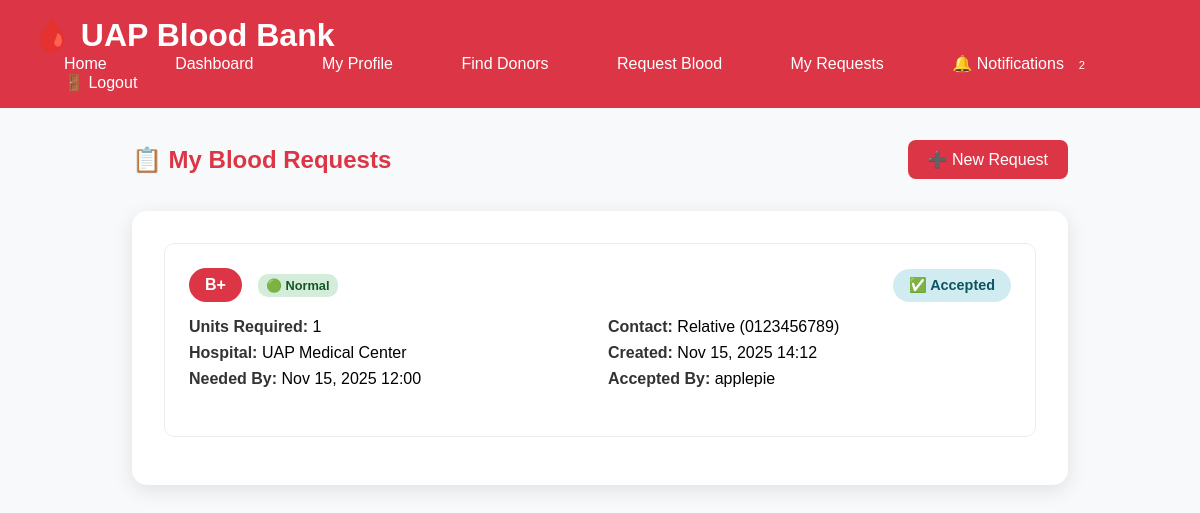
The app's page /request-history/ (signed in) with its own data.
### UAP_Student_Blood_Information_System/bloodbank/models.py (models this page shows, shortened)
class BloodRequest(models.Model):
    STATUS_CHOICES = [
        ('pending', '🟡 Pending'),
        ('accepted', '✅ Accepted'),
        ('completed', '🟢 Completed'),
        ('cancelled', '🔴 Cancelled'),
        ('expired', '⏰ Expired'),
    ]
    URGENCY_CHOICES = [
        ('normal', '🟢 Normal'),
        ('urgent', '🟡 Urgent'),
        ('emergency', '🔴 Emergency'),
    ]
    requester = models.ForeignKey(User, on_delete=models.CASCADE, related_name='blood_requests')
    blood_group = models.CharField(max_length=5, choices=BLOOD_GROUPS)
    units_required = models.PositiveIntegerField(default=1)
    urgency = models.CharField(max_length=20, choices=URGENCY_CHOICES, default='normal')
    message = models.TextField(help_text="Additional information for donors", blank=True)
    hospital_name = models.CharField(max_length=255, default='UAP Medical Center')
    hospital_address = models.TextField(default='UAP Campus, Kuratoli, Dhaka')
    contact_person = models.CharField(max_length=100, default='Medical Staff')
    contact_phone = models.CharField(max_length=15, default='0123456789')
    status = models.CharField(max_length=20, choices=STATUS_CHOICES, default='pending')
    created_at = models.DateTimeField(auto_now_add=True)
    needed_by = models.DateTimeField(help_text="When the blood is needed by", default=timezone.now)
    accepted_by = models.ForeignKey(
        User,
        on_delete=models.SET_NULL,
        null=True,
        blank=True,
        related_name='accepted_requests'
    )
    accepted_at = models.DateTimeField(null=True, blank=True)

### UAP_Student_Blood_Information_System/bloodbank/views.py (the view)
# urls.py: path('request-history/', views.request_history, name='request_history'),
@login_required
def request_history(request):
    user_requests = BloodRequest.objects.filter(requester=request.user).order_by('-created_at')
    unread_count = get_unread_notification_count(request.user)
    return render(request, 'request_history.html', {
        'user_requests': user_requests,
        'user': request.user,
        'unread_count': unread_count,
    })

### UAP_Student_Blood_Information_System/bloodbank/context_processors.py (called while the page is built)
def notification_count(request):
    if request.user.is_authenticated:
        unread_count = Notification.objects.filter(user=request.user, is_read=False).count()
        return {'unread_count': unread_count}
    return {'unread_count': 0}

### UAP_Student_Blood_Information_System/bloodbank/views.py (called while the page is built, shortened)
def get_unread_notification_count(user):
    return Notification.objects.filter(user=user, is_read=False).count()

### UAP_Student_Blood_Information_System/templates/request_history.html (shortened to what this page needs)
<!DOCTYPE html>
<html lang="en">
<head>
</head>
<body>
    <div class="navbar">
    <h1>🩸 UAP Blood Bank</h1>
    <nav>
        <a href="{% url 'home' %}">Home</a>
        <a href="{% url 'dashboard' %}">Dashboard</a>
        <a href="{% url 'profile' %}">My Profile</a>
        <a href="{% url 'donor_list' %}">Find Donors</a>
        <a href="{% url 'request_blood' %}">Request Blood</a>
        <a href="{% url 'request_history' %}">My Requests</a>
        <a href="{% url 'notifications' %}">
    🔔 Notifications
    {% if unread_count > 0 %}
    <span style="background: #dc3545; color: white; border-radius: 50%; padding: 0.1rem 0.4rem; font-size: 0.7rem; margin-left: 0.25rem;">
        {{ unread_count }}
    </span>
    {% endif %}
</a>
        <a href="{% url 'logout' %}">🚪 Logout</a>
    </nav>
</div>
    <div class="container">
        <div class="page-header">
            <h2>📋 My Blood Requests</h2>
            <a href="{% url 'request_blood' %}" class="btn">➕ New Request</a>
        </div>
        <div class="requests-list">
            {% if user_requests %}
                {% for request in user_requests %}
                <div class="request-card">
                    <div class="request-header">
                        <div style="display: flex; align-items: center; gap: 1rem;">
                            <span class="blood-group">{{ request.blood_group }}</span>
                            <span class="urgency-badge urgency-{{ request.urgency }}">
                                {{ request.get_urgency_display }}
                            </span>
                        </div>
                        <span class="status-badge status-{{ request.status }}">
                            {{ request.get_status_display }}
                        </span>
                    </div>
                    <div class="request-details">
                        <div>
                            <div class="detail-item">
                                <span class="detail-label">Units Required:</span> {{ request.units_required }}
                            </div>
                            <div class="detail-item">
                                <span class="detail-label">Hospital:</span> {{ request.hospital_name }}
                            </div>
                            <div class="detail-item">
                                <span class="detail-label">Needed By:</span> {{ request.needed_by|date:"M d, Y H:i" }}
                            </div>
                        </div>
                        <div>
                            <div class="detail-item">
                                <span class="detail-label">Contact:</span> {{ request.contact_person }} ({{ request.contact_phone }})
                            </div>
                            <div class="detail-item">
                                <span class="detail-label">Created:</span> {{ request.created_at|date:"M d, Y H:i" }}
                            </div>
                            {% if request.accepted_by %}
                            <div class="detail-item">
                                <span class="detail-label">Accepted By:</span> {{ request.accepted_by.username }}
                            </div>
                            {% endif %}
                        </div>
                    </div>
                </div>
                {% endfor %}
            {% else %}
                <div class="no-requests">
                    <h3>No Blood Requests Yet</h3>
                    <p>You haven't created any blood requests yet.</p>
                    <a href="{% url 'request_blood' %}" class="btn" style="margin-top: 1rem;">Create Your First Request</a>
                </div>
            {% endif %}
        </div>
    </div>
</body>
</html>

### UAP_Student_Blood_Information_System/templates/request_history.html (style rules this page uses)
* { margin: 0; padding: 0; box-sizing: border-box; }
body { font-family: Arial, sans-serif; background: #f8f9fa; }
.navbar { background: #dc3545; color: white; padding: 1rem 2rem; }
.navbar h1 { display: inline-block; margin-right: 2rem; }
.navbar a { color: white; text-decoration: none; margin: 0 1rem; padding: 0.5rem 1rem; border-radius: 5px; }
.container { max-width: 1000px; margin: 2rem auto; padding: 0 2rem; }
.page-header { display: flex; justify-content: space-between; align-items: center; margin-bottom: 2rem; }
.page-header h2 { color: #dc3545; }
.btn { background: #dc3545; color: white; padding: 10px 20px; border: none; border-radius: 8px; cursor: pointer; text-decoration: none; display: inline-block; }
.requests-list { background: white; padding: 2rem; border-radius: 15px; box-shadow: 0 5px 20px rgba(0,0,0,0.1); }
.request-card { padding: 1.5rem; border: 1px solid #e9ecef; border-radius: 10px; margin-bottom: 1rem; }
.request-header { display: flex; justify-content: space-between; align-items: center; margin-bottom: 1rem; }
.blood-group { background: #dc3545; color: white; padding: 0.5rem 1rem; border-radius: 20px; font-weight: bold; }
.status-badge { padding: 0.5rem 1rem; border-radius: 20px; font-weight: bold; font-size: 0.9rem; }
.status-accepted { background: #d1ecf1; color: #0c5460; }
.urgency-badge { padding: 0.25rem 0.5rem; border-radius: 10px; font-size: 0.8rem; font-weight: bold; }
.urgency-normal { background: #d4edda; color: #155724; }
.request-details { display: grid; grid-template-columns: 1fr 1fr; gap: 1rem; margin-bottom: 1rem; }
.detail-item { margin-bottom: 0.5rem; }
.detail-label { font-weight: bold; color: #333; }

### records on screen
BloodRequest: blood_group "B+", urgency "🟢 Normal", status "✅ Accepted", units_required "1", hospital_name "UAP Medical Center", needed_by "Nov 15, 2025 12:00", contact_person "Relative", contact_phone "0123456789", created_at "Nov 15, 2025 14:12", accepted_by.username "applepie"

### other values on screen
{{ unread_count }} "2"
